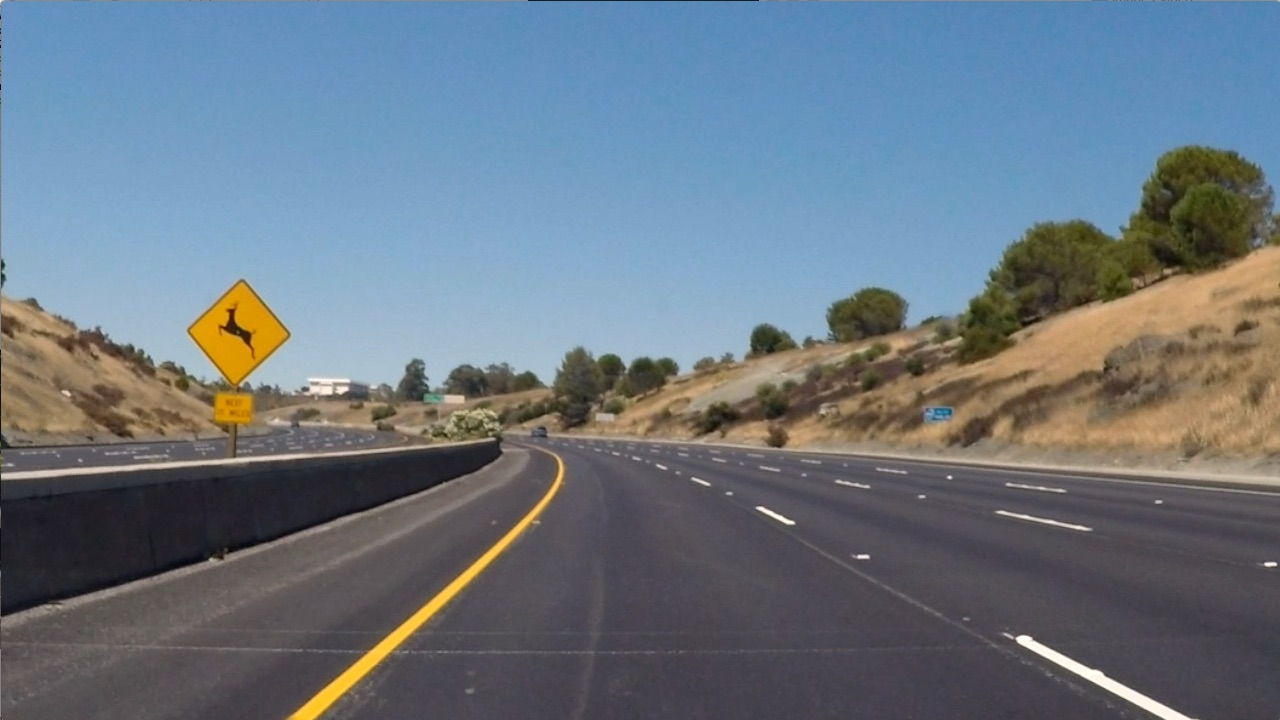
#> input picture lanetest2.jpg, 1280 x 720 px
$ python -i alt_edge_detect.py   (imports and definitions only)   (older library calls are emulated)
#> lines starting #> are read from the running program, lines starting #| are printed output that depends on the picture; after the words box and inside, x2 and y2 are one past the last pixel; in counts of white or black regions, pixels touching at a corner belong together
#> further down, picture is the input picture: shape (720, 1280, 3); mean B, G, R 129.6, 118.8, 106.7
import cv2
import numpy as np

def color_thresholding(image):
    # initialize a blank image
    blank = np.zeros(image.shape[:2], dtype='uint8')
    # save the width and height of the image
    width = image.shape[0]
    height = image.shape[1]
    # create a rectangular mask that will display the approx. lower 2/3rd of the image
    # this is done to remove the sky and buildings.
    rect_mask = cv2.rectangle(blank.copy(), (0, image.shape[0]//3+20), (image.shape[1], image.shape[0]), 255, -1)
    r_masked_img = cv2.bitwise_and(image, image, mask = rect_mask)
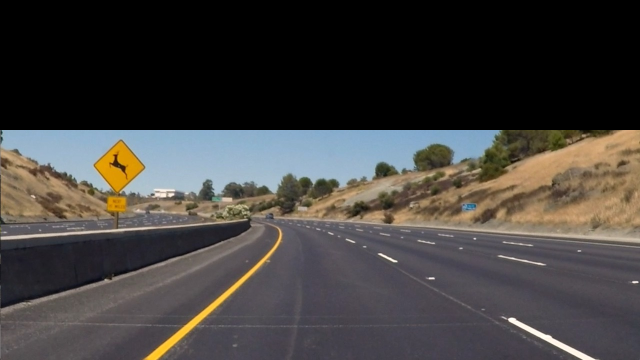
#> r_masked_img: shape (720, 1280, 3) (shown at 1/2 size); mean B, G, R 63.1, 65.3, 68.2
    # Convert the image to the HSV color space
    # hsv = cv2.cvtColor(image, cv2.COLOR_BGR2HSV)
    hsv = cv2.cvtColor(r_masked_img, cv2.COLOR_BGR2HSV)
#> hsv: shape (720, 1280, 3); mean H, S, V 56, 34, 74.2
    # g_hsv = cv2.cvtColor(r_masked_img, cv2.COLOR_RGB2HSV)
    # hsv = cv2.GaussianBlur(g_hsv, (5,5),0)

    # Define the lower and upper thresholds for yellow color in HSV (adjusted for a broader range)
    lower_yellow = np.array([15, 50, 50])
    # upper_yellow = np.array([35, 255, 255])
    upper_yellow = np.array([40, 240, 240])

    # Define the lower and upper thresholds for white color in HSV (adjusted for a broader range)
    lower_white = np.array([0, 0, 180])
    upper_white = np.array([255, 30, 255])

    # Create masks for yellow and white colors
    mask_yellow = cv2.inRange(hsv, lower_yellow, upper_yellow)
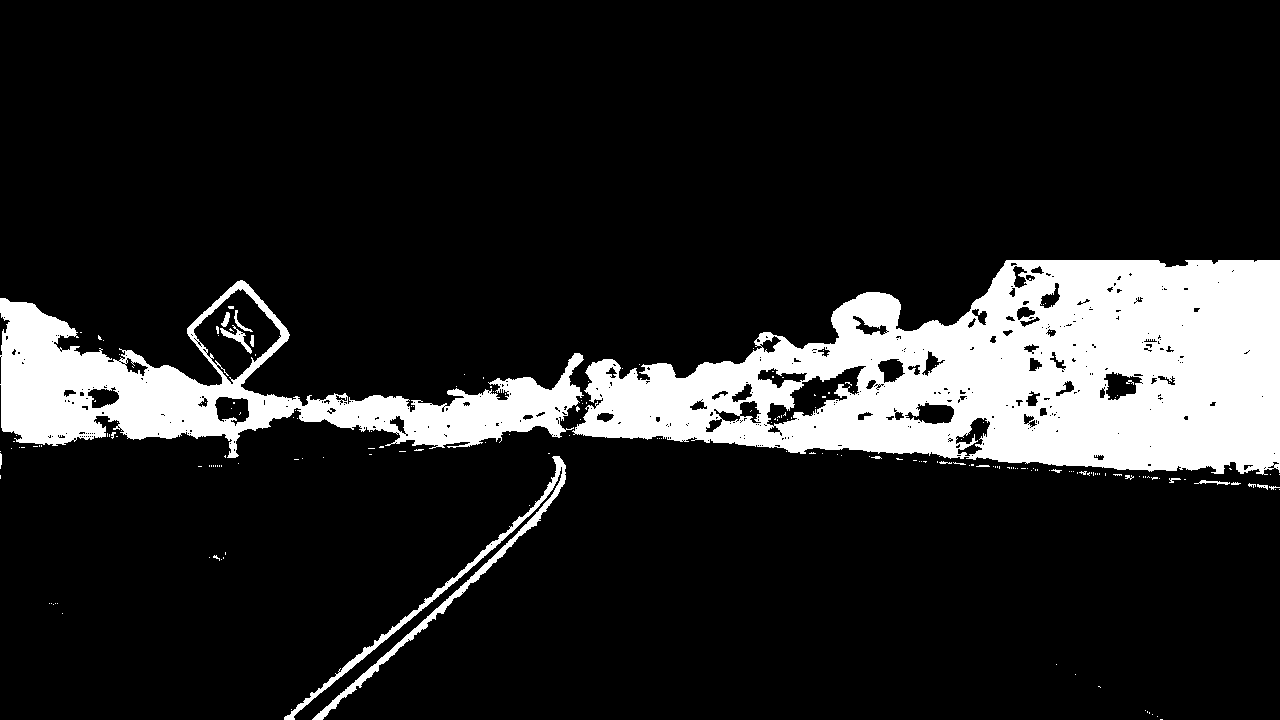
#> mask_yellow: shape (720, 1280); 14.4% white; 203 white regions (184 under 20 px), largest, box (x1, y1, x2, y2) and area: (572, 260, 1280, 475) 93908, (0, 280, 584, 458) 33539, (284, 456, 566, 720) 4185
    mask_white = cv2.inRange(hsv, lower_white, upper_white)
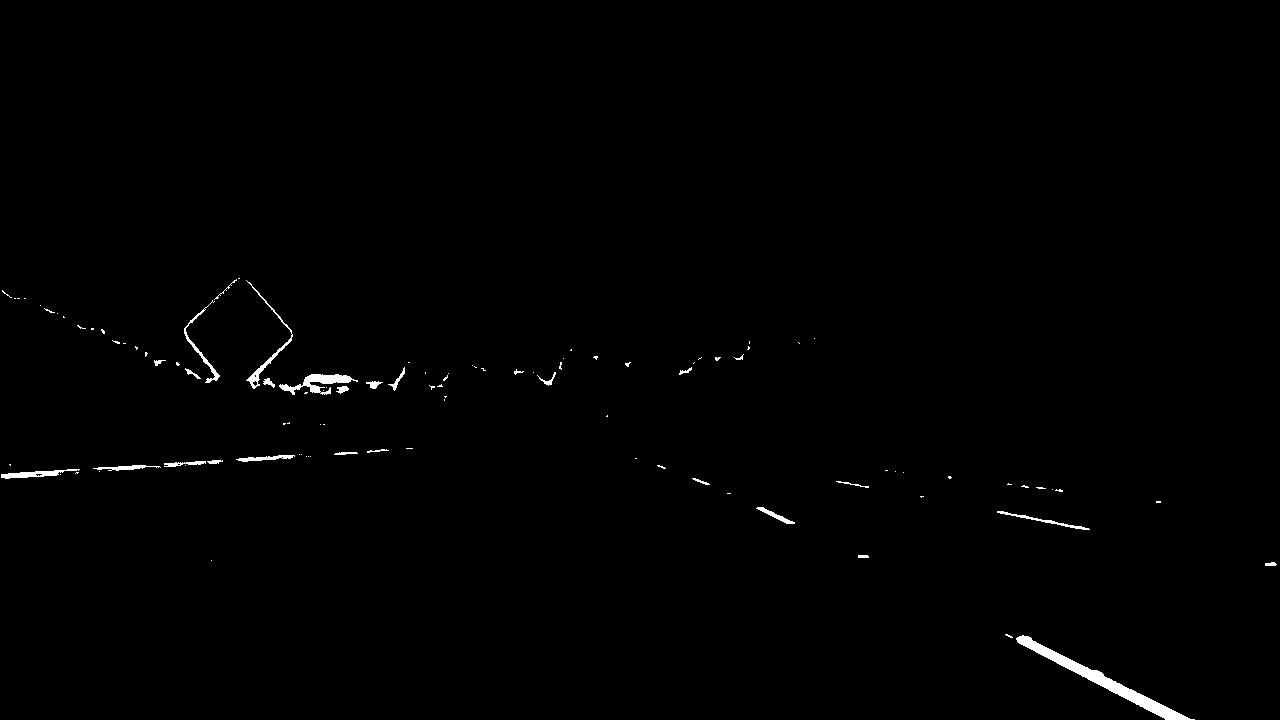
#> mask_white: shape (720, 1280); 0.63% white; 104 white regions (76 under 20 px), largest, box (x1, y1, x2, y2) and area: (1016, 635, 1195, 720) 1925, (279, 374, 358, 395) 645, (246, 280, 293, 389) 397

    # Combine the masks to get the regions of yellow and white lines
    combined_mask = cv2.bitwise_or(mask_yellow, mask_white)
#> combined_mask: shape (720, 1280); 15.1% white; 297 white regions (253 under 20 px), largest, box (x1, y1, x2, y2) and area: (572, 260, 1280, 475) 93908, (0, 279, 584, 458) 34272, (284, 456, 566, 720) 4185

    # Apply the mask to the original image to isolate yellow and white lines
    result = cv2.bitwise_and(image, image, mask=combined_mask)
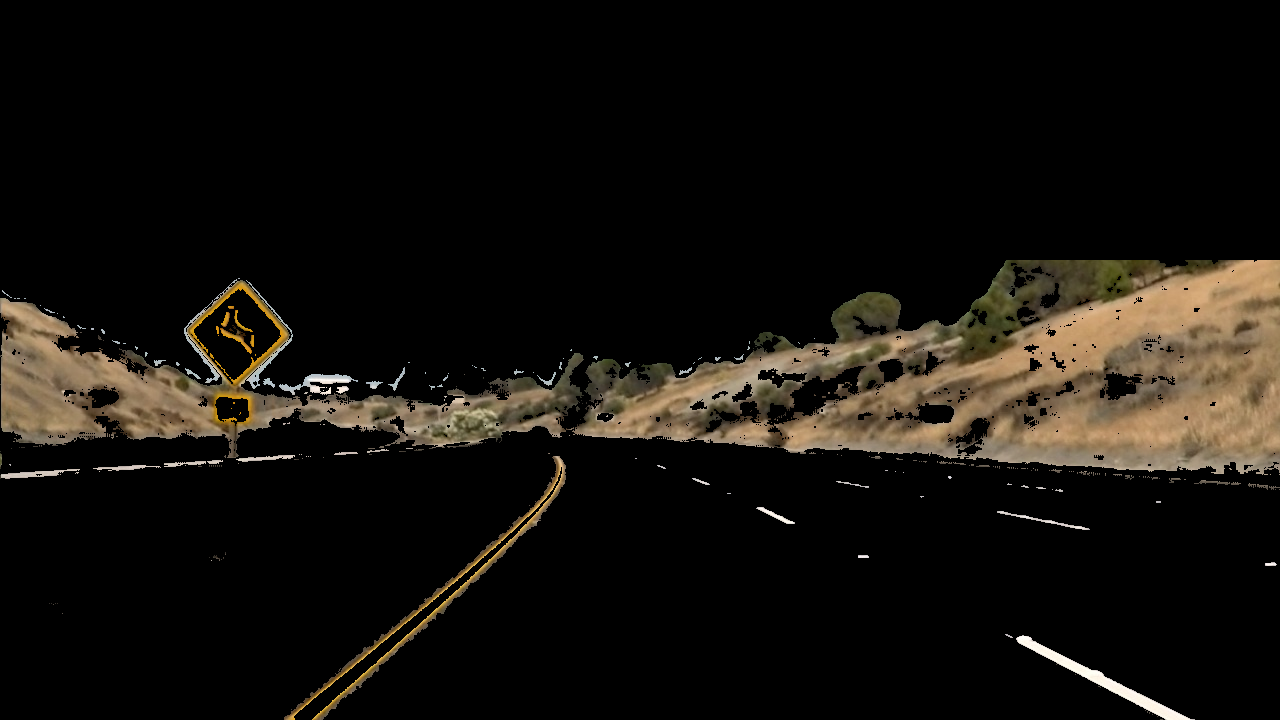
#> result: shape (720, 1280, 3); mean B, G, R 13.3, 18, 21.2

    return result

# [13 lines left out: function to_canny, not called in this run]
    # [4 lines of commented-out code are left out]

>>> import cv2
>>> picture = cv2.imread('lanetest2.jpg')
>>> result = color_thresholding(picture)

$ run again, on lanetest3.jpg
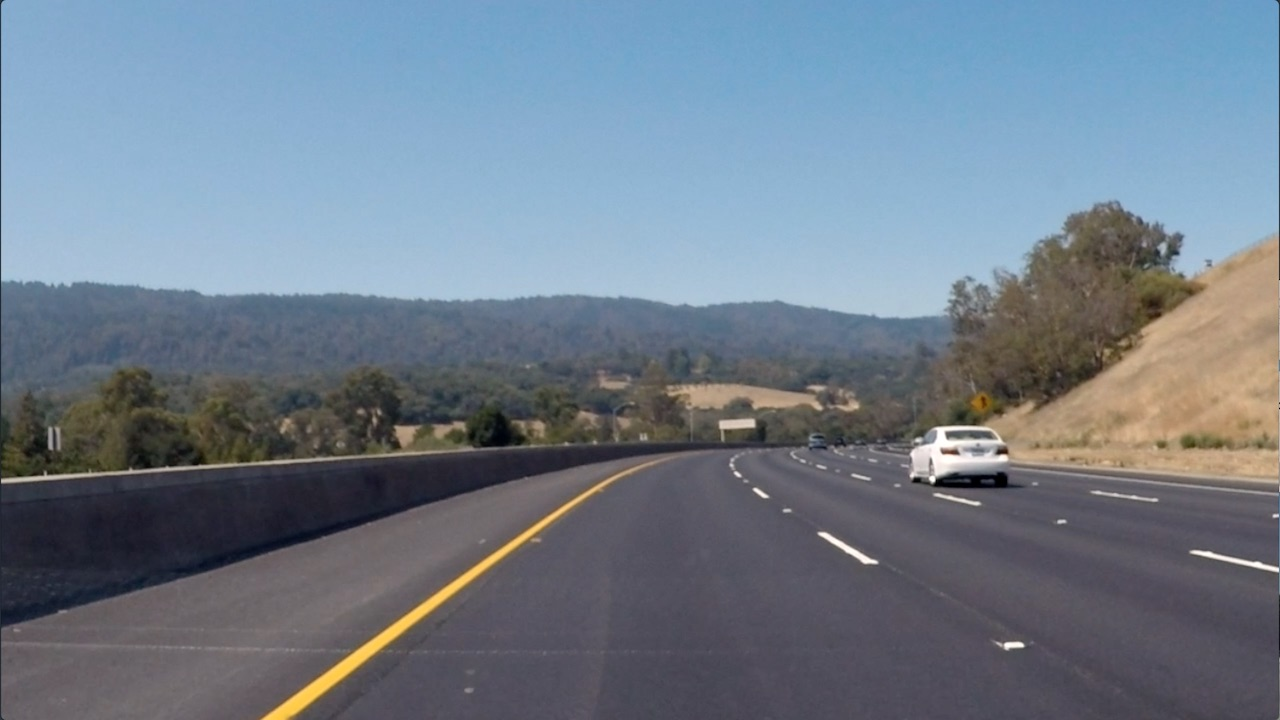
#> input picture lanetest3.jpg, 1280 x 720 px
#> picture is the input picture: shape (720, 1280, 3); mean B, G, R 138.7, 125, 112.1
#> hsv: shape (720, 1280, 3); mean H, S, V 63.7, 30.2, 70.3
#> in color_thresholding, `mask_yellow = cv2.inRange(hsv, lower_yellow, upper_yellow)`:
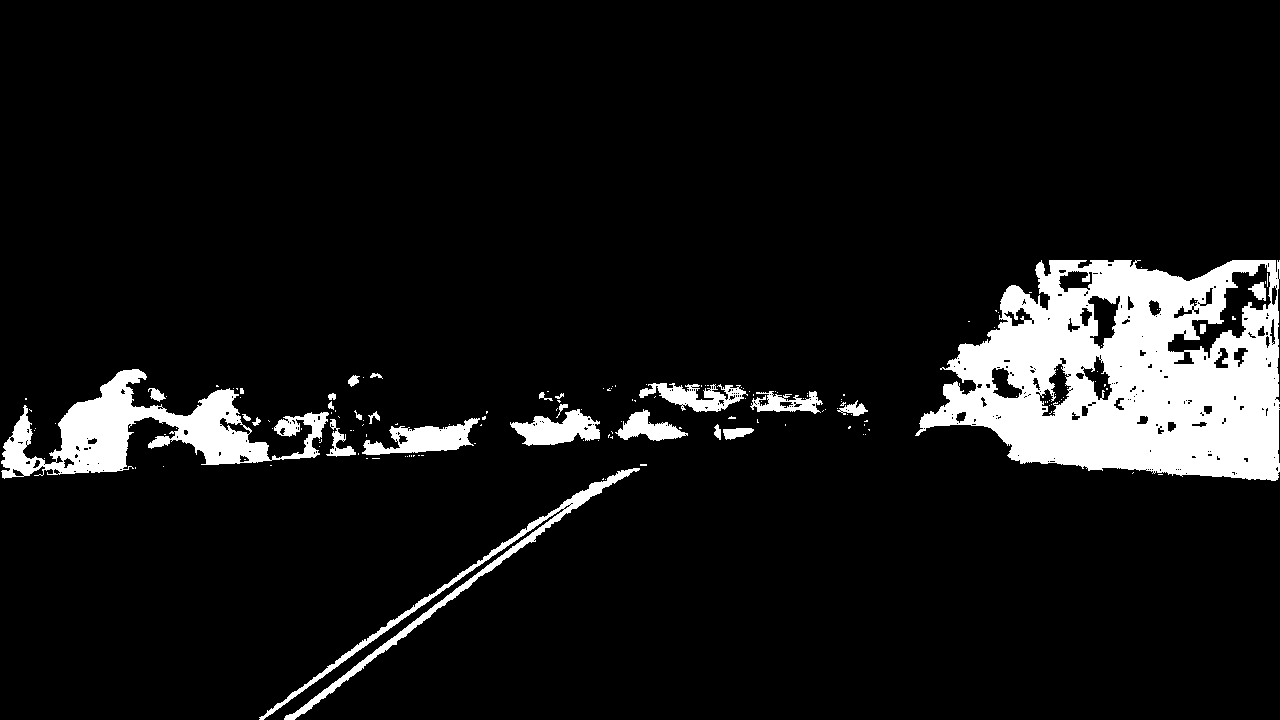
#> mask_yellow: shape (720, 1280); 8.6% white; 162 white regions (135 under 20 px), largest, box (x1, y1, x2, y2) and area: (915, 260, 1280, 481) 51599, (1, 369, 329, 479) 12940, (259, 468, 640, 720) 4640
#> mask_white: shape (720, 1280); 0.46% white; 57 white regions (41 under 20 px), largest, box (x1, y1, x2, y2) and area: (910, 426, 1008, 482) 2429, (1191, 550, 1279, 572) 391, (818, 532, 878, 564) 373
#> combined_mask: shape (720, 1280); 9% white; 213 white regions (171 under 20 px), largest, box (x1, y1, x2, y2) and area: (910, 260, 1280, 482) 54045, (1, 369, 329, 479) 12940, (259, 468, 640, 720) 4640
#> in color_thresholding, `result = cv2.bitwise_and(image, image, mask=combined_mask)`:
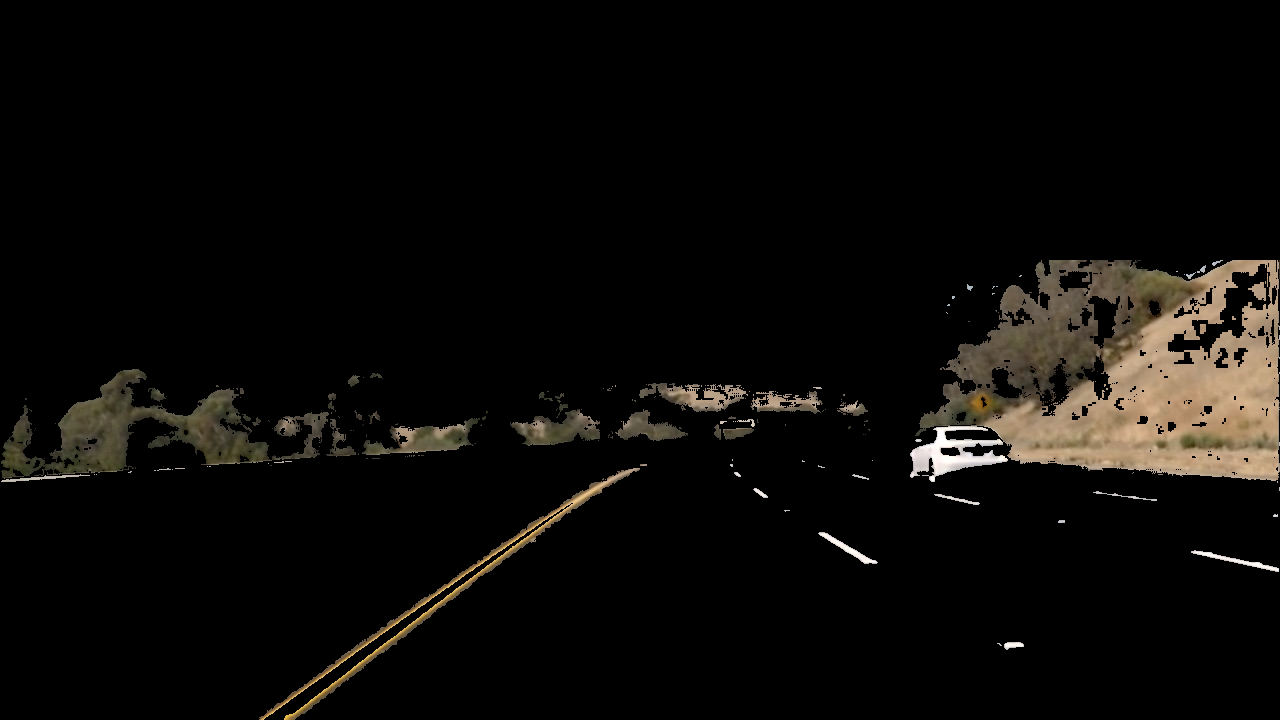
#> result: shape (720, 1280, 3); mean B, G, R 8.5, 10.8, 12.3
